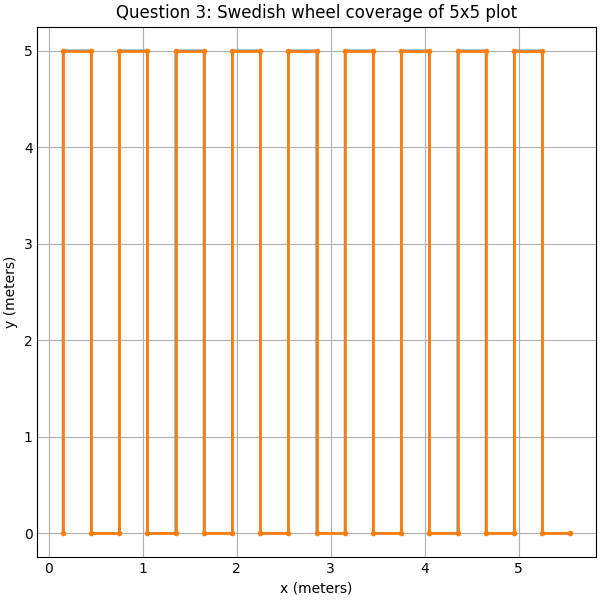

Python code for this plot:
import math
import matplotlib.pyplot as plt
import numpy as np
plt.style.use('_mpl-gallery')







def kinematics(l, r, W, x, y, theta, DT):
    xNew = x - .5 * (l + r) * np.sin(theta) * DT
    yNew = y + .5 * (l + r) * np.cos(theta) * DT
    thetaNew = theta + (1 / W) * (r - l) * DT
    aVel = (thetaNew - theta) / DT
    xVel, yVel = getVelocity(x, y, xNew, yNew, DT)
    return xNew, yNew, thetaNew, aVel, xVel, yVel

def strafe(l, r, x, y, theta, DT):

    #strafe right
    if l < r:
        velocity = abs(r) * DT

    # strafe left
    else:
        velocity = l * dt

    yNew = velocity * np.sin(theta) + y
    xNew =  velocity * np.cos(theta) + x
    xVel, yVel = getVelocity(x, y, xNew, yNew, DT)
    return xNew, yNew, xVel, yVel

def getVelocity(x0, y0, x1, y1, DT):
    distance = np.sqrt(np.square(x1 - x0) + np.square(y1 - y0))
    velocity = distance / DT
    magX = x1-x0
    magY = y1-y0
    if magX == 0:
        if magY > 0:
            thetaDegrees = 90
        else:
            thetaDegrees = 180
    else:
        thetaDegrees = np.arctan(magY / magX)
    yVel = velocity * np.sin(thetaDegrees)
    xVel = velocity * np.cos(thetaDegrees)
    if np.isnan(yVel):
        yVel = 0
    if np.isnan(xVel):
        xVel = 0
    print("")
    return xVel, yVel


WIDTH = .3
DT = .1
time = 0
xNot = .15
yNot = 0
theta = 0
xCoord = [xNot]
yCoord = [yNot]
xPoint = [xNot]
yPoint = [yNot]

# (1, .23562, -.23562) = 90 degree clockwise turn
# (1, -.23562, .23562) = 90 degree counterclockwise turn
kList = [(5, 1, 1, 0), #movement forward sequence
         (1, -.3, .3, 1), #strafe right sequence
         (5, -1, -1, 0), #movement backward sequence
         (1, -.3, .3, 1)] #strafe right sequence




print("(" + str(xNot) + ", " + str(yNot) + ") theta= " + str(theta))
print("At T = " + str(time))
for z in range(0, 9):
    for x in range(0, len(kList)):
        for y in range(0, kList[x][0] * 10):
            if(kList[x][3] == 0):
                xNot, yNot, theta, angVel, xV, yV = kinematics(kList[x][1], kList[x][2], WIDTH, xNot, yNot, theta, DT)
            else:
                xNot, yNot, xV, yV = strafe(kList[x][1], kList[x][2], xNot, yNot, theta, DT)
                angVel = 0
            xCoord.append(xNot)
            yCoord.append(yNot)
            time += .1
            print("Position: (" + str(xNot) + ", " + str(yNot) + ")")
            print("Trajectory: (" + str(xV) + ", " + str(yV) + ") Angular Velocity = " + str(angVel))
            print("At T = " + str(time))
        xPoint.append(xNot)
        yPoint.append(yNot)








fig, ax = plt.subplots(constrained_layout=True, figsize = (6, 6))
ax.step(xCoord, yCoord)
ax.set_xlabel('x (meters)')
ax.set_ylabel('y (meters)')
plt.title("Question 3: Swedish wheel coverage of 5x5 plot")
plt.plot(xPoint, yPoint, linewidth = 2, marker = '.')
plt.show()
